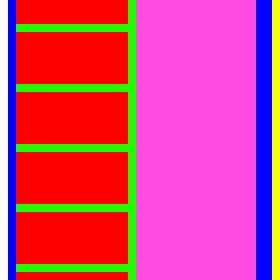
#> input picture past_SKOMAM/2022/CV3/cihly/zaklad.png, 70 x 70 px (shown 4 times larger)
$ python stena.py
#> lines starting #> are read from the running program, lines starting #| are printed output that depends on the picture
#!/usr/bin/env python3
# -*- coding: utf-8 -*-
"""
Created on Thu Jan 13 10:10:39 2022

@author: simona
"""

import matplotlib.pyplot as plt
import matplotlib.image as img
import numpy as np

image = img.imread("zaklad.png")
#> image is the input picture: shape (70, 70, 3) float32; mean R, G, B 0.838, 0.267, 0.496

zaklad = image[:,:,0] + image[:,:,1] + image[:,:,2]
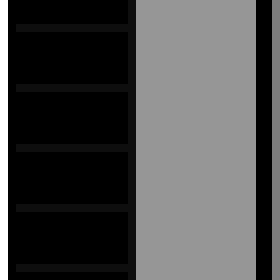
#> zaklad: shape (70, 70) float32 (shown 4 times larger); min 1, max 3, mean 1.6; drawn with min black and max white

un = np.unique(zaklad)
#> un = [1, 1.01, 1.11, 1.98, 2.18, 3]
material = zaklad.copy()
for idx,col in enumerate(un):
    material[zaklad==col] = idx
#> this loop made 6 passes
#> col on passes 1 to 6: 1, 1.01, 1.11, 1.98, 2.18, 3
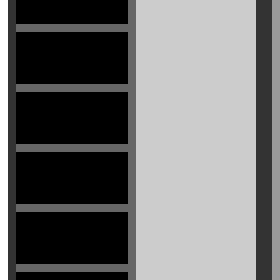
#> material: shape (70, 70) float32 (shown 4 times larger); min 0, max 5, mean 2.2; drawn with min black and max white

# plt.imshow(material, cmap="jet")
# plt.colorbar()

cihla = 0
omitka = 1
malta = 2
venku = 3
polystyren = 4
vevnitr = 5

lam_cihla = 0.64
lam_cihla_odch = 0.13
rho_c_cihla = 1400*920
rho_c_cihla_odch = 600*920
U_cihla = 0

lam_omitka = 0.935
lam_omitka_odch = 0.055
rho_c_omitka = 1462000
rho_c_omitka_odch = 118000
U_omitka = 0

lam_malta = 1.015
lam_malta_odch = 0.145
rho_c_malta = 840*1800
rho_c_malta_odch = 840*200
U_malta = 0

lam_venku = 0.026
lam_venku_odch = 0
rho_c_venku = np.inf
rho_c_venku_odch = 0
U_venku = -20

lam_polystyren = 0.044
lam_polystyren_odch = 0.007
rho_c_polystyren = 1270*35
rho_c_polystyren_odch = 1270*25
U_polystyren = 0

lam_vevnitr = 0.026
lam_vevnitr_odch = 0
rho_c_vevnitr = np.inf
rho_c_vevnitr_odch = 0
U_vevnitr = 20

tabulka = np.array([lam_cihla,
    lam_cihla_odch,
    rho_c_cihla,
    rho_c_cihla_odch,
    U_cihla,

    lam_omitka,
    lam_omitka_odch,
    rho_c_omitka,
    rho_c_omitka_odch,
    U_omitka,

    lam_malta,
    lam_malta_odch,
    rho_c_malta,
    rho_c_malta_odch,
    U_malta,

    lam_venku,
    lam_venku_odch,
    rho_c_venku,
    rho_c_venku_odch,
    U_venku,

    lam_polystyren,
    lam_polystyren_odch,
    rho_c_polystyren,
    rho_c_polystyren_odch,
    U_polystyren,

    lam_vevnitr,
    lam_vevnitr_odch,
    rho_c_vevnitr,
    rho_c_vevnitr_odch,
    U_vevnitr]).reshape((6,5))

nahoda = np.random.rand(70,70)*2-1
# plt.imshow(nahoda)
# plt.colorbar()
LAM_mean = nahoda.copy()
LAM_nahoda = nahoda.copy()
RHO_C_mean = nahoda.copy()
RHO_C_nahoda = nahoda.copy()
U = nahoda.copy()
for i in range(6):
    LAM_mean[material==i] = tabulka[i,0]
    LAM_nahoda[material==i] *= tabulka[i,1]
    RHO_C_mean[material==i] = tabulka[i,2]
    RHO_C_nahoda[material==i] *= tabulka[i,3]
    U[material==i] = tabulka[i,4]
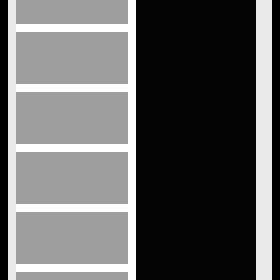
#> LAM_mean: shape (70, 70) float64 (shown 4 times larger); min 0.026, max 1.01, mean 0.407; drawn with min black and max white
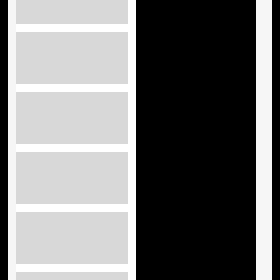
#> RHO_C_mean: shape (70, 70) float64 (shown 4 times larger); 5.71% of the values are NaN or infinite; the others: min 44450, max 1512000, mean 758931.8; drawn with min black, max white, NaN and infinite black
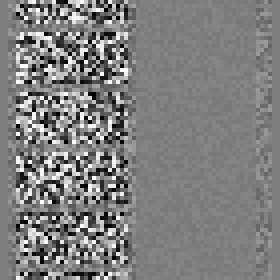
#> RHO_C_nahoda: shape (70, 70) float64 (shown 4 times larger); min -551920, max 551960.3, mean -1912.1; drawn with min black and max white
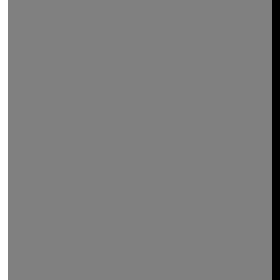
#> U: shape (70, 70) float64 (shown 4 times larger); min -20, max 20, mean 0; drawn with min black and max white
LAM = LAM_mean + LAM_nahoda
RHO_C = RHO_C_mean + RHO_C_nahoda
fig,ax = plt.subplots(1,4, figsize=(17,3))
im = ax[0].imshow(U,cmap="jet")
fig.colorbar(im,ax=ax[0])
ax[0].set_title("$u(x,y,0)$")
im = ax[1].imshow(LAM,cmap="jet")
fig.colorbar(im,ax=ax[1])
ax[1].set_title("$\lambda(x,y)$")
im = ax[2].imshow(RHO_C,cmap="jet")
fig.colorbar(im,ax=ax[2])
ax[2].set_title("$\\rho(x,y)c(x,y)$")
im = ax[3].imshow(material,cmap="jet")
fig.colorbar(im,ax=ax[3])
ax[3].set_title("znázornění materiálů")

np.save("cihly_U.npy",U)
np.save("cihly_LAM.npy",LAM)
np.save("cihly_RHO_C.npy",RHO_C)
np.save("cihly_material.npy",material)
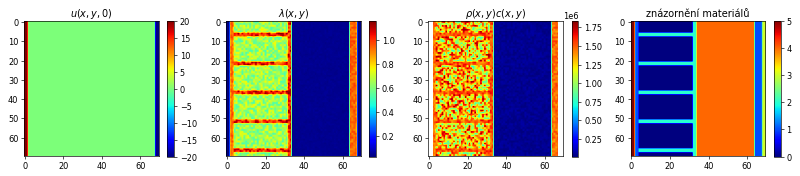
#> figure drawn by matplotlib, 8 panels
